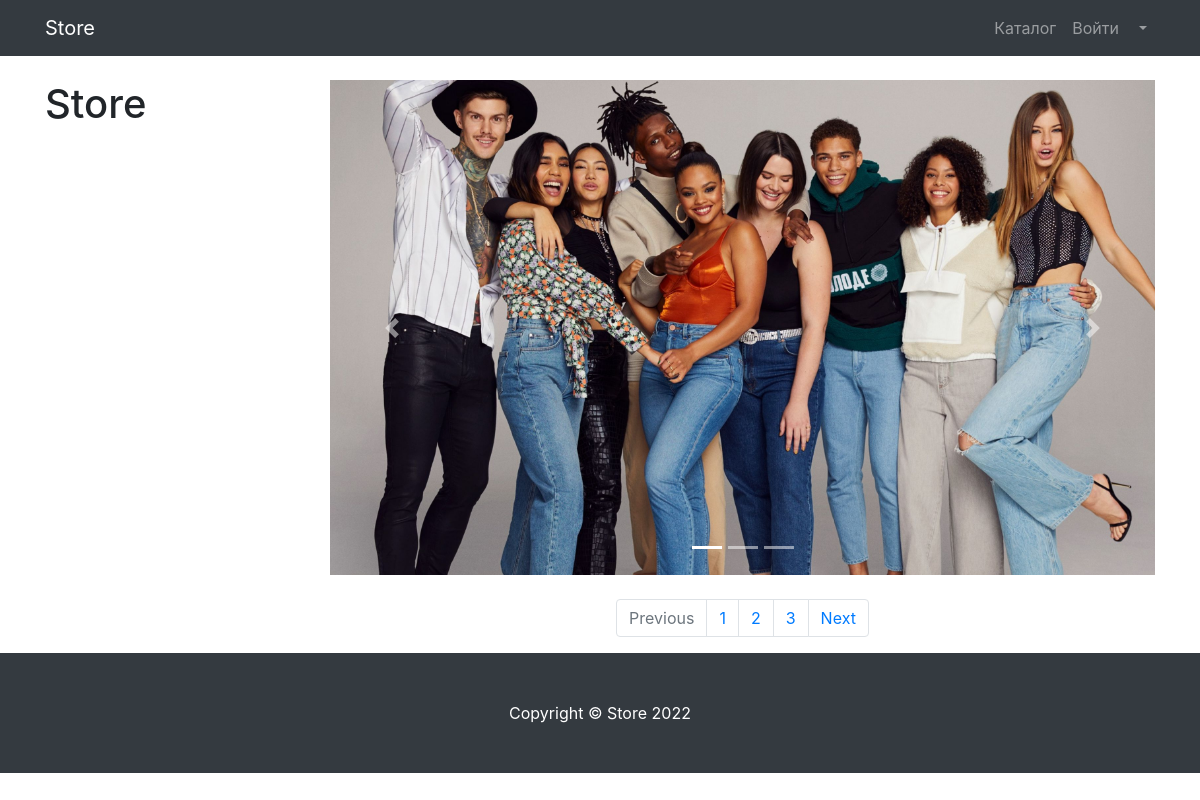
/products/, run on an earlier commit of the app's database.
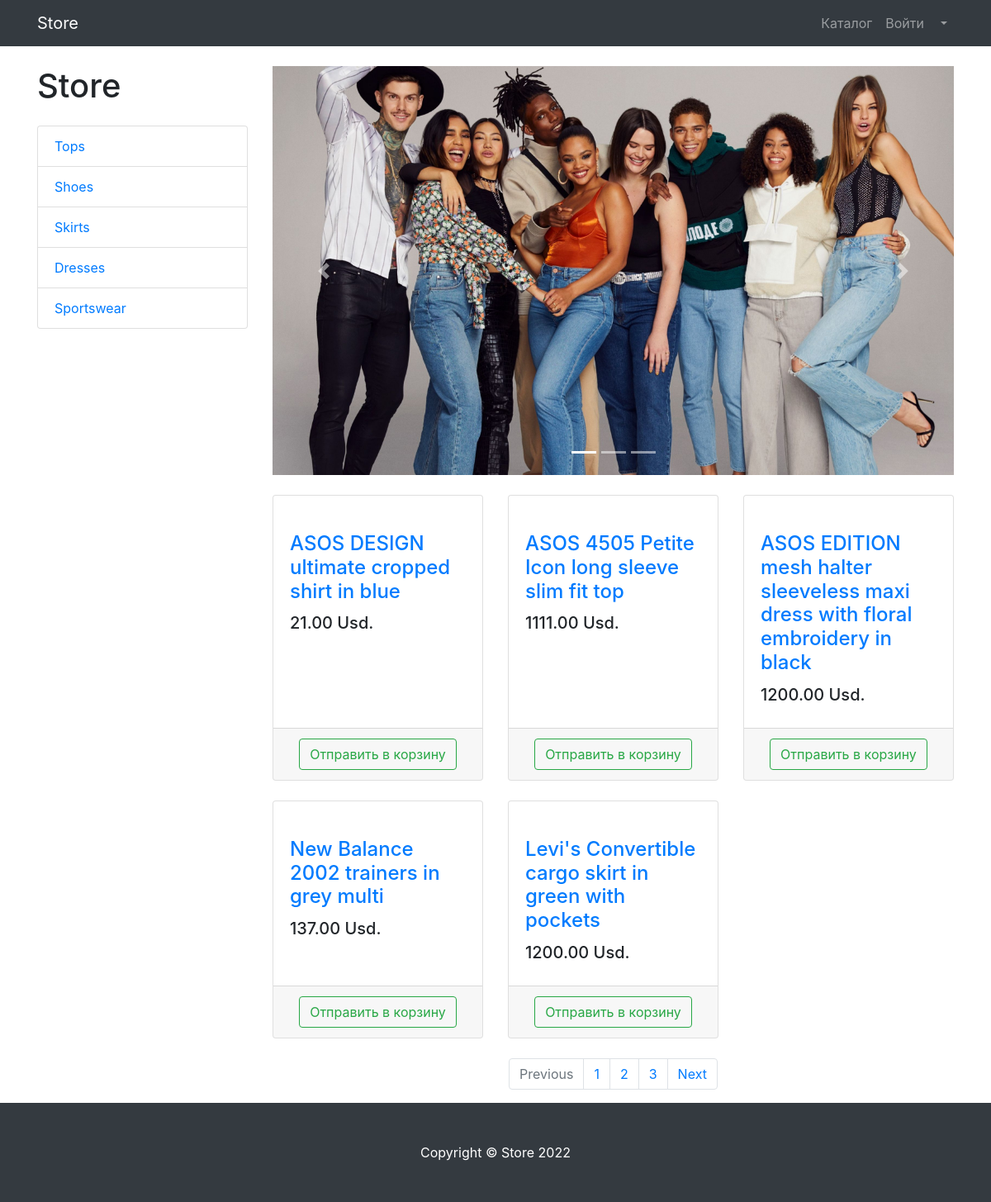
And on a later commit of the database.
### products/models.py (models this page shows, shortened)
class ProductCategory(models.Model):
    name: str = models.CharField(max_length=128, unique=True)
    description: str = models.TextField(null=True, blank=True)

class Product(models.Model):
    title: str = models.CharField(max_length=256)
    description: str = models.TextField(null=True, blank=True)
    price: float = models.DecimalField(max_digits=6, decimal_places=2)
    qty: int = models.PositiveIntegerField(default=0)
    img = models.ImageField(upload_to='products_images')
    category: int = models.ForeignKey(to=ProductCategory, on_delete=models.CASCADE)

### products/views.py (the view)
# urls.py: path('products/', products, name='products'),
def products(request: HttpRequest):
    Product.objects.all()
    context = {
        'title': 'My products',
        'products': Product.objects.all(),
        'categories': ProductCategory.objects.all()
    }
    return render(request, 'products/products.html', context=context)

### products/templates/products/products.html (shortened to what this page needs)
{% extends 'products/base.html' %}
{% load static %}
{% block css %}
    <link href="{% static 'vendor/css/products.css' %}" rel="stylesheet">
{% endblock %}
{% block content %}
    <div class="container">
        <div class="row">
            <div class="col-lg-3">
                <h1 class="my-4">Store</h1>
                <div class="list-group">
                    {% for category in categories %}
                        <a href="#" class="list-group-item">{{ category.name }}</a>
                    {% endfor %}
                </div>
            </div>
            <div class="col-lg-9">
                <div id="carouselExampleIndicators" class="carousel slide my-4" data-ride="carousel">
                    <ol class="carousel-indicators">
                        <li data-target="#carouselExampleIndicators" data-slide-to="0" class="active"></li>
                        <li data-target="#carouselExampleIndicators" data-slide-to="1"></li>
                        <li data-target="#carouselExampleIndicators" data-slide-to="2"></li>
                    </ol>
                    <div class="carousel-inner" role="listbox">
                        <div class="carousel-item active">
                            <img class="d-block img-fluid" src="/static/vendor/img/slides/slide-1.jpg"
                                 alt="First slide">
                        </div>
                    </div>
                    <a class="carousel-control-prev" href="#carouselExampleIndicators" role="button" data-slide="prev">
                        <span class="carousel-control-prev-icon" aria-hidden="true"></span>
                    </a>
                    <a class="carousel-control-next" href="#carouselExampleIndicators" role="button" data-slide="next">
                        <span class="carousel-control-next-icon" aria-hidden="true"></span>
                    </a>
                </div>
                <div class="row">
                    {% for product in products %}
                        <div class="col-lg-4 col-md-6 mb-4">
                            <div class="card h-100">
                                <a href="#">
                                </a>
                                <div class="card-body">
                                    <h4 class="card-title">
                                        <a href="#">{{ product.title }}</a>
                                    </h4>
                                    <h5>{{ product.price }} Usd.</h5>
                                </div>
                                <div class="card-footer text-center">
                                    <button type="button" class="btn btn-outline-success">Отправить в корзину</button>
                                </div>
                            </div>
                        </div>
                    {% endfor %}
                </div>
                <nav aria-label="Page navigation example">
                    <ul class="pagination justify-content-center">
                        <li class="page-item disabled">
                            <a class="page-link" href="#" tabindex="-1" aria-disabled="true">Previous</a>
                        </li>
                        <li class="page-item"><a class="page-link" href="#">1</a></li>
                        <li class="page-item"><a class="page-link" href="#">2</a></li>
                        <li class="page-item"><a class="page-link" href="#">3</a></li>
                        <li class="page-item">
                            <a class="page-link" href="#">Next</a>
                        </li>
                    </ul>
                </nav>
            </div>
        </div>
    </div>
{% endblock %}
{% block footer %}
    <footer class="py-5 bg-dark">
        <div class="container">
            <p class="m-0 text-center text-white">Copyright &copy; Store 2022</p>
        </div>
    </footer>
{% endblock %}

### products/templates/products/base.html (shortened to what this page needs)
{% load static %}
<!DOCTYPE html>
<html lang="en">
<head>
    <link href="{% static 'vendor/bootstrap/css/bootstrap.min.css' %}" rel="stylesheet">
    {% block css %} {% endblock %}
</head>
<body>
<nav class="navbar navbar-expand-lg navbar-dark bg-dark fixed-top">
    <div class="container">
        <a class="navbar-brand" href="{% url 'index' %}">Store</a>
        <div class="collapse navbar-collapse" id="navbarResponsive">
            <ul class="navbar-nav ml-auto">
                <li class="nav-item">
                    <a class="nav-link" href="{% url 'products' %}">Каталог  </a>
                </li>
                <li class="nav-item">
                    <a class="nav-link" href="/static/users/login.html">Войти </a>
                </li>
                <li class="nav-item dropdown">
                    <a class="nav-link dropdown-toggle" href="#" id="navbarDropdown" role="button"
                       data-bs-toggle="dropdown" aria-expanded="false">
                    </a>
                </li>
            </ul>
        </div>
    </div>
</nav>
{% block content %} {% endblock %}
{% block footer %} {% endblock %}
</body>
</html>

What changed in the data, as far as the page shows it:
added ProductCategory: name "Tops"
added ProductCategory: name "Shoes"
added ProductCategory: name "Skirts"
added ProductCategory: name "Dresses"
added ProductCategory: name "Sportswear"
added Product: title "ASOS DESIGN ultimate cropped shirt in blue", price "21.00"
added Product: title "ASOS 4505 Petite Icon long sleeve slim fit top", price "1111.00"
added Product: title "ASOS EDITION mesh halter sleeveless maxi dress with floral embroidery in black", price "1200.00"
added Product: title "New Balance 2002 trainers in grey multi", price "137.00"
added Product: title "Levi's Convertible cargo skirt in green with pockets", price "1200.00"
